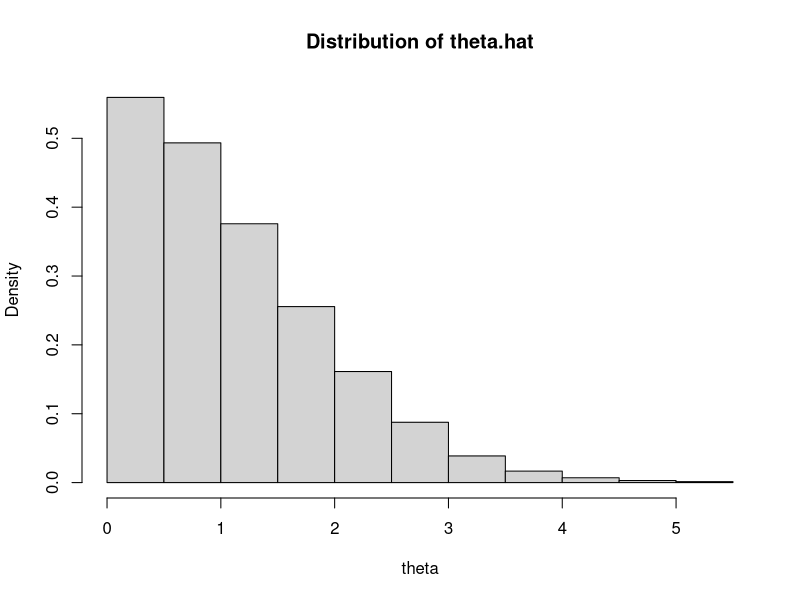

Here is the R script that generated this plot:
# 2018.10.21 recap
#########################
# Monte Carlo Simulation#
#########################



##1. Simple example 1


# X1, X2 ~ N(0,1)
# theta = E([X1 - X2])
# theta.hat & SE(theta.hat)

#1.1 generate theta
m = 20000
theta = numeric(m)
theta
for (i in 1:m)
{
  x = rnorm(2)
  theta[i] = abs(x[1]-x[2]) #abs = 절대값
  #rnorm = random generation for the normal distribution, default : mean = 0, sd = 1 
}

#1.2 Empirical distribution of theta.hat
hist(theta, main="Distribution of theta.hat", prob=TRUE)

#1.3 Monte Carlo Estimator
theta.hat = mean(theta) 
theta.hat

#1.4 Exact value of theta
2/sqrt(pi)

#1.5 Standard error of estimator of theta
sd(theta)

#1.6 Standard error of estimator of Monte Carlo estimator
sd(theta)/sqrt(m)


